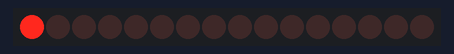
This program was run on a simulated Raspberry Pi (header pin numbers). Shown: 16 shift-register outputs drawn as a row of LEDs (first output left, lit = HIGH).

Above: at 0.1 s.
At 2.1 s:
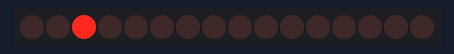
At 4.2 s:
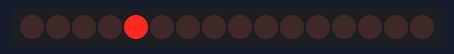
At 8.2 s:
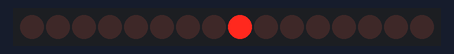
At 29.7 s:
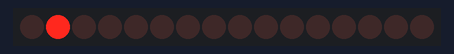
At 37.8 s:
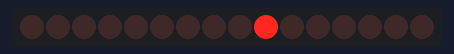
Timing chart, 0 to 40.0 s (numbered marks = the images above):
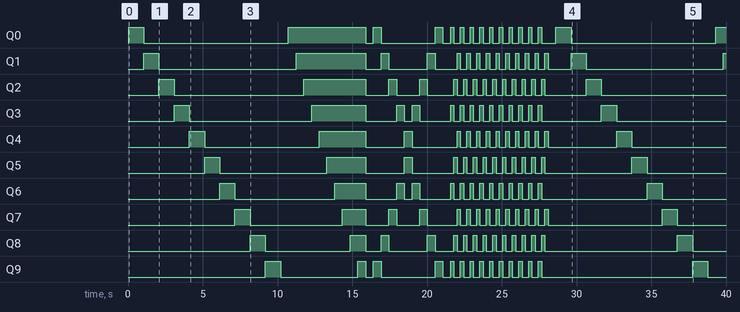

The program:

28.multiple_shift_registers.py
```python
import RPi.GPIO as GPIO
import time

GPIO.setmode(GPIO.BOARD)

data_pin = 12
latch_pin = 10
clock_pin = 8

GPIO.setup(data_pin, GPIO.OUT)
GPIO.setup(latch_pin, GPIO.OUT)
GPIO.setup(clock_pin, GPIO.OUT)

GPIO.output(data_pin, GPIO.LOW)
GPIO.output(latch_pin, GPIO.LOW)
GPIO.output(clock_pin, GPIO.LOW)


def shift(buffer):
    for i in range(0, 16):
        GPIO.output(data_pin, 0b1000000000000000 & (buffer << i))
        GPIO.output(clock_pin, GPIO.HIGH)
        time.sleep(0.001)
        GPIO.output(clock_pin, GPIO.LOW)

    GPIO.output(latch_pin, GPIO.HIGH)
    time.sleep(0.001)
    GPIO.output(latch_pin, GPIO.LOW)


def individual():
    led_value = 0b0000000000000001
    for i in range(0, 10):
        shift(led_value)
        led_value = led_value << 1
        time.sleep(1)
    shift(0)


def charging():
    for led_value in [
        0b0000000000000001,
        0b0000000000000011,
        0b0000000000000111,
        0b0000000000001111,
        0b0000000000011111,
        0b0000000000111111,
        0b0000000001111111,
        0b0000000011111111,
        0b0000000111111111,
        0b0000001111111111,
    ]:
        shift(led_value)
        time.sleep(0.5)
    shift(0)


def another_effect():
    for led_value in [
        0b0000001000000001,
        0b0000000100000010,
        0b0000000010000100,
        0b0000000001001000,
        0b0000000000110000,
        0b0000000001001000,
        0b0000000010000100,
        0b0000000100000010,
        0b0000001000000001,
    ]:
        shift(led_value)
        time.sleep(0.5)
    shift(0)


def barcode():
    barcode_array = [
        0b0000001001001001,
        0b0000000100100100,
        0b0000000010010010,
    ]
    for i in range(0, 10):
        shift(barcode_array[0])
        time.sleep(0.2)
        shift(barcode_array[1])
        time.sleep(0.2)
        shift(barcode_array[2])
        time.sleep(0.2)
    shift(0)


try:
    shift((1 << 16) - 1)
    while True:
        individual()
        time.sleep(0.5)

        charging()
        time.sleep(0.5)

        another_effect()
        time.sleep(0.5)

        barcode()
        time.sleep(0.5)
except KeyboardInterrupt:
    pass
finally:
    shift(0)
    GPIO.cleanup()
```

Measured:
- by itself, Q0: LOW → HIGH at 0.04 s, → LOW 1.0 s later, → HIGH 9.7 s later, → LOW 5.2 s later, … (31 changes in this stretch)
- by itself, Q1: LOW → HIGH at 1.1 s, → LOW 1.0 s later, → HIGH 9.2 s later, → LOW 4.7 s later, … (31 changes in this stretch)
- by itself, Q2: LOW → HIGH at 2.1 s, → LOW 1.0 s later, → HIGH 8.7 s later, → LOW 4.1 s later, … (30 changes in this stretch)
- by itself, Q3: LOW → HIGH at 3.1 s, → LOW 1.0 s later, → HIGH 8.2 s later, → LOW 3.6 s later, … (30 changes in this stretch)
- by itself, Q4: LOW → HIGH at 4.1 s, → LOW 1.0 s later, → HIGH 7.7 s later, → LOW 3.1 s later, … (28 changes in this stretch)
- by itself, Q5: LOW → HIGH at 5.1 s, → LOW 1.0 s later, → HIGH 7.2 s later, → LOW 2.6 s later, … (28 changes in this stretch)
- by itself, Q6: LOW → HIGH at 6.1 s, → LOW 1.0 s later, → HIGH 6.7 s later, → LOW 2.1 s later, … (30 changes in this stretch)
- by itself, Q7: LOW → HIGH at 7.2 s, → LOW 1.0 s later, → HIGH 6.2 s later, → LOW 1.6 s later, … (30 changes in this stretch)
